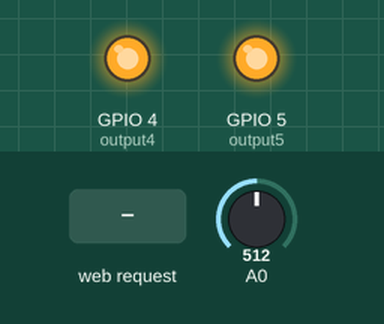
The sketch below on a simulated ESP8266 (NodeMCU). On the bench: output pins drawn as LEDs (lit = HIGH). Inputs (shaded band) come from the test bench; at power-on: A0 = 512. WiFi joins after 1.5 s; servers stay silent unless stated; storage starts empty; what the sketch prints to the serial monitor is not drawn.

Above: at 2.7 s.
2.8 s: HTTP request GET /5/off received
At 4.2 s:
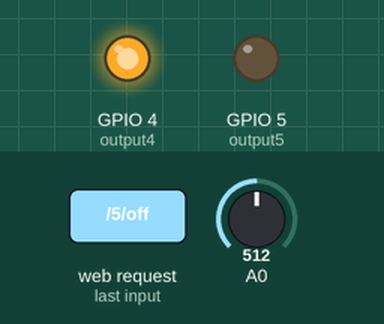
4.5 s: HTTP request GET /4/off received
At 5.7 s:
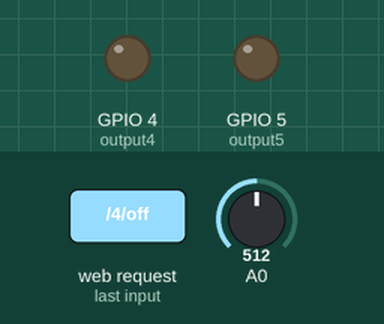
6.0 s: HTTP request GET /5/on received
At 7.1 s:
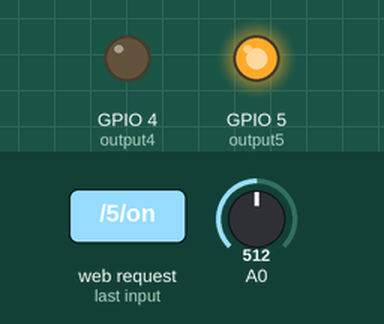
7.5 s: HTTP request GET /4/on received
At 8.5 s:
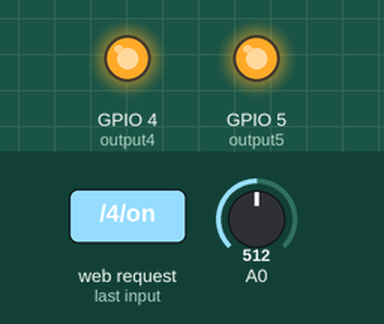
Timing chart, 0 to 10.0 s (numbered marks = the images above; inputs shaded):
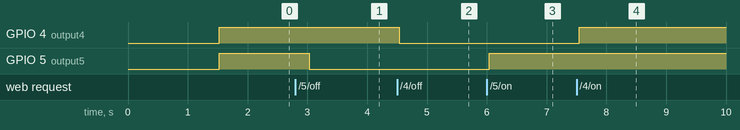

Measured:
- after the input at 2.8 s, GPIO 5 (output5): HIGH → LOW after 0.23 s
- after the input at 4.5 s, GPIO 4 (output4): HIGH → LOW at once
- after the input at 6.0 s, GPIO 5 (output5): LOW → HIGH at once
- after the input at 7.5 s, GPIO 4 (output4): LOW → HIGH after 0.05 s

The sketch:

Node-Gas-Chart.ino
```cpp
//FirebaseESP8266.h must be included before ESP8266WiFi.h
#include <FirebaseESP8266.h>  // Install Firebase ESP8266 library

// Load Wi-Fi library
#include <ESP8266WiFi.h>

// Import required libraries
#include <Hash.h>
#include <ESPAsyncTCP.h>
#include <ESPAsyncWebServer.h>
#include <FS.h>

// Replace with your network credentials
const char* ssid     = "Mike 4G";
const char* password = "XXXXXXXX";

// Set web server port number to 80
WiFiServer server(80);

// Create AsyncWebServer object on port 80
AsyncWebServer server2(8080);

// Variable to store the HTTP request
String header;

// Auxiliar variables to store the current output state
String output5State = "off";
String output4State = "off";
bool output5offState = false;
bool output4offState = false;

// Assign output variables to GPIO pins
const int output5 = 5;
const int output4 = 4;
const int MQ2pin1 = 14;
const int MQ2pin2 = 12;

//variables to store sensor value
float sensor1Value;
float sensor2Value;

// Current time
unsigned long currentTime = millis();
// Previous time
unsigned long previousTime = 0;
// Define timeout time in milliseconds (example: 2000ms = 2s)
const long timeoutTime = 2000;

// Set your Static IP address
IPAddress local_IP(192, 168, 1, 63);
// Set your Gateway IP address
IPAddress gateway(192, 168, 1, 1);

IPAddress subnet(255, 255, 255, 0);
IPAddress primaryDNS(8, 8, 8, 8);   //optional
IPAddress secondaryDNS(8, 8, 4, 4); //optional

//Define Firebase Authentication host and key
#define FIREBASE_HOST "gas-monitor-ef935-default-rtdb.asia-southeast1.firebasedatabase.app" //Without http:// or https:// schemes
#define FIREBASE_AUTH "lglM38XZMWJPONl2HpU2HnulOaagf5xibCqCOz3n"

//Define FirebaseESP8266 data object
FirebaseData firebaseData;
FirebaseData ledData;
FirebaseJson json;

void setup() {
  Serial.begin(115200);
  // Initialize the output variables as outputs
  pinMode(output5, OUTPUT);
  pinMode(output4, OUTPUT);
  // Set outputs to LOW
  digitalWrite(output5, LOW);
  digitalWrite(output4, LOW);

  // Initialize SPIFFS
  if(!SPIFFS.begin()){
    Serial.println("An Error has occurred while mounting SPIFFS");
    return;
  }

  // Configures static IP address
  if (!WiFi.config(local_IP, gateway, subnet, primaryDNS, secondaryDNS)) {
    Serial.println("STA Failed to configure");
  }

  // Connect to Wi-Fi network with SSID and password
  Serial.print("Connecting to ");
  Serial.println(ssid);
  WiFi.begin(ssid, password);
  while (WiFi.status() != WL_CONNECTED) {
    delay(500);
    Serial.print(".");
  }
  // Print local IP address and start web server
  Serial.println("");
  Serial.println("WiFi connected.");
  Serial.println("IP address: ");
  Serial.println(WiFi.localIP());

  // Route for root / web page
  server2.on("/", HTTP_GET, [](AsyncWebServerRequest *request){
    request->send(SPIFFS, "/index.html");
  });
  server2.on("/sensor1", HTTP_GET, [](AsyncWebServerRequest *request){
    request->send_P(200, "text/plain", String(sensor1Value).c_str());
  });
  server2.on("/sensor2", HTTP_GET, [](AsyncWebServerRequest *request){
    request->send_P(200, "text/plain", String(sensor2Value).c_str());
  });

  // Start server
  server.begin();
  server2.begin();

  Firebase.begin(FIREBASE_HOST, FIREBASE_AUTH);
  Firebase.reconnectWiFi(true);
}

void loop(){
  // read analog input pins
  sensor1Value = analogRead(MQ2pin1);
  sensor2Value = analogRead(MQ2pin2);

  if(sensor1Value > 300 and output5offState == false)
  {
    output5State = "on";
    digitalWrite(output5, HIGH);
  }
  else
  {
    output5State = "off";
    digitalWrite(output5, LOW);
  }

  if(sensor2Value > 300 and output4offState == false)
  {
    output4State = "on";
    digitalWrite(output4, HIGH);
  }
  else
  {
    output4State = "off";
    digitalWrite(output4, LOW);
  }

  Firebase.setInt(firebaseData, "/value/G1", sensor1Value);
  Firebase.setInt(firebaseData, "/value/G2", sensor2Value);

  WiFiClient client = server.available();   // Listen for incoming clients

  if (client) {                             // If a new client connects,
    Serial.println("New Client.");          // print a message out in the serial port
    String currentLine = "";                // make a String to hold incoming data from the client
    currentTime = millis();
    previousTime = currentTime;
    while (client.connected() && currentTime - previousTime <= timeoutTime) { // loop while the client's connected
      currentTime = millis();
      if (client.available()) {             // if there's bytes to read from the client,
        char c = client.read();             // read a byte, then
        Serial.write(c);                    // print it out the serial monitor
        header += c;
        if (c == '\n') {                    // if the byte is a newline character
          // if the current line is blank, you got two newline characters in a row.
          // that's the end of the client HTTP request, so send a response:
          if (currentLine.length() == 0) {
            // HTTP headers always start with a response code (e.g. HTTP/1.1 200 OK)
            // and a content-type so the client knows what's coming, then a blank line:
            client.println("HTTP/1.1 200 OK");
            client.println("Content-type:text/html");
            client.println("Connection: close");
            client.println();

            // turns the GPIOs on and off
            if (header.indexOf("GET /5/on") >= 0) {
              Serial.println("GPIO 5 on");
              output5State = "on";
              output5offState = false;
              digitalWrite(output5, HIGH);
            } else if (header.indexOf("GET /5/off") >= 0) {
              Serial.println("GPIO 5 off");
              output5State = "off";
              output5offState = true;
              digitalWrite(output5, LOW);
            } else if (header.indexOf("GET /4/on") >= 0) {
              Serial.println("GPIO 4 on");
              output4State = "on";
              output4offState = false;
              digitalWrite(output4, HIGH);
            } else if (header.indexOf("GET /4/off") >= 0) {
              Serial.println("GPIO 4 off");
              output4State = "off";
              output4offState = true;
              digitalWrite(output4, LOW);
            }

            // Display the HTML web page
            client.println("<!DOCTYPE html><html>");
            client.println("<head><meta name=\"viewport\" content=\"width=device-width, initial-scale=1\">");
            client.println("<meta http-equiv=\"refresh\" content=\"5; url=/\">");
            client.println("<link rel=\"icon\" href=\"data:,\">");
            // CSS to style the on/off buttons
            // Feel free to change the background-color and font-size attributes to fit your preferences
            client.println("<style>html { font-family: Helvetica; display: inline-block; margin: 0px auto; text-align: center;}");
            client.println(".button { background-color: #195B6A; border: none; color: white; padding: 16px 40px;");
            client.println("text-decoration: none; font-size: 30px; margin: 2px; cursor: pointer;}");
            client.println(".button2 {background-color: #77878A;}</style></head>");

            // Web Page Heading
            client.println("<body><h1>Gas Sensor Control Panel</h1>");

            // Display current state, and ON/OFF buttons for GPIO 5
            client.println("<p>Sensor 1 - State " + output5State + "</p>");
            // If the output5State is off, it displays the ON button
            if (output5State=="off") {
              client.println("<p><a href=\"/5/on\"><button class=\"button\">ON</button></a></p>");
            } else {
              client.println("<p><a href=\"/5/off\"><button class=\"button button2\">OFF</button></a></p>");
            }

            // Display current state, and ON/OFF buttons for GPIO 4
            client.println("<p>Sensor 2 - State " + output4State + "</p>");
            // If the output4State is off, it displays the ON button
            if (output4State=="off") {
              client.println("<p><a href=\"/4/on\"><button class=\"button\">ON</button></a></p>");
            } else {
              client.println("<p><a href=\"/4/off\"><button class=\"button button2\">OFF</button></a></p>");
            }
            client.println("</body></html>");

            // The HTTP response ends with another blank line
            client.println();

            //update firebase values
            // if (Firebase.setString(firebaseData, "/sensor/G1", output5State))
            // {
            //   Serial.println("PASSED");
            //   Serial.println("PATH: " + firebaseData.dataPath());
            //   Serial.println("TYPE: " + firebaseData.dataType());
            //   Serial.println("ETag: " + firebaseData.ETag());
            //   Serial.println("------------------------------------");
            //   Serial.println();
            // }
            // else
            // {
            //   Serial.println("FAILED");
            //   Serial.println("REASON: " + firebaseData.errorReason());
            //   Serial.println("------------------------------------");
            //   Serial.println();
            // }

            // if (Firebase.setString(firebaseData, "/sensor/G2", output4State))
            // {
            //   Serial.println("PASSED");
            //   Serial.println("PATH: " + firebaseData.dataPath());
            //   Serial.println("TYPE: " + firebaseData.dataType());
            //   Serial.println("ETag: " + firebaseData.ETag());
            //   Serial.println("------------------------------------");
            //   Serial.println();
            // }
            // else
            // {
            //   Serial.println("FAILED");
            //   Serial.println("REASON: " + firebaseData.errorReason());
            //   Serial.println("------------------------------------");
            //   Serial.println();
            // }

            // Break out of the while loop
            break;
          } else { // if you got a newline, then clear currentLine
            currentLine = "";
          }
        } else if (c != '\r') {  // if you got anything else but a carriage return character,
          currentLine += c;      // add it to the end of the currentLine
        }
      }
    }
    // Clear the header variable
    header = "";
    // Close the connection
    client.stop();
    Serial.println("Client disconnected.");
    Serial.println("");
  }
}
```
